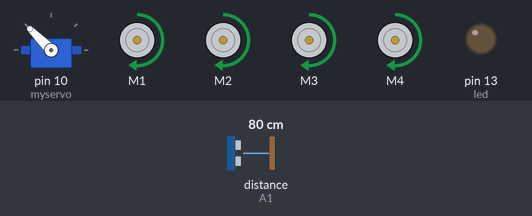
The sketch below on a simulated Arduino Uno, built with avr-gcc and run on an emulated ATmega328P. On the bench: servo, 4 × DC motor (green arrow = forward, orange = backward, longer = faster), output pins drawn as LEDs (lit = HIGH). Inputs (shaded band) come from the test bench; at power-on: distance to the obstacle (sensor on A1) 80 cm.

Above: at 1.85 s.
2.3 s: distance to the obstacle (sensor on A1) set to 53 cm
5.3 s: distance to the obstacle (sensor on A1) set to 44 cm
At 5.93 s:
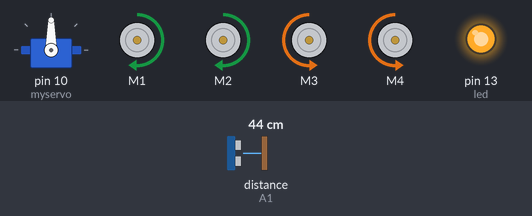
8.3 s: distance to the obstacle (sensor on A1) set to 32 cm
11.3 s: distance to the obstacle (sensor on A1) set to 28 cm
At 11.9 s:
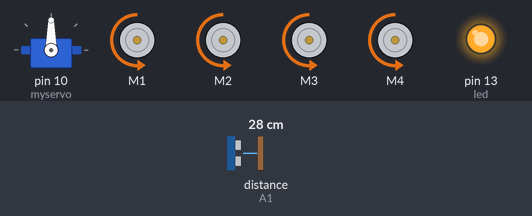
14.3 s: distance to the obstacle (sensor on A1) set to 35 cm
At 15.14 s:
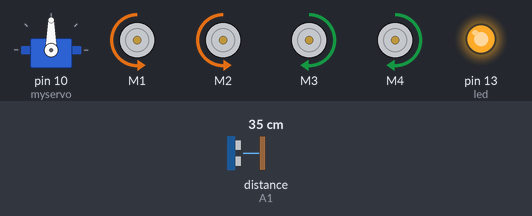
17.3 s: distance to the obstacle (sensor on A1) set to 2 cm
At 18.33 s:
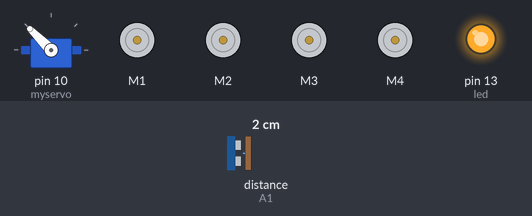
Timing chart, 0 to 21.3 s (numbered marks = the images above; inputs shaded):
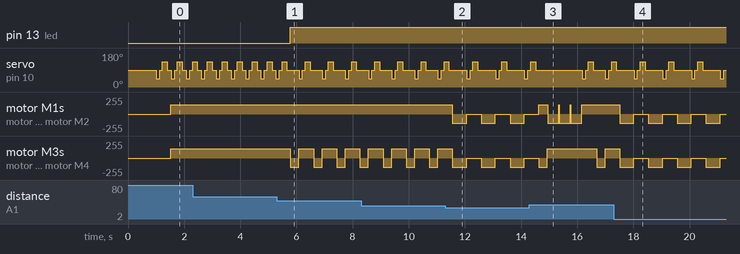

The sketch:

code_robot.ino
```cpp
#include <AFMotor.h>
#include <Servo.h>
#include <NewPing.h>
#define chanPhat A0
#define chanThu A1
#define tocDoMax 140
#define tocDoMin 50
#define khoangCachMax 300
#define khoangCachGioiHan 50
#define khoangCachDung 30
#define led 13
NewPing camBien(chanPhat, chanThu, khoangCachMax);

AF_DCMotor motor1(1, MOTOR12_1KHZ); // tao dong co trai 1
AF_DCMotor motor2(2, MOTOR12_1KHZ); // tao dong co trai 2
AF_DCMotor motor3(3, MOTOR34_1KHZ); // tao dong co phai 1
AF_DCMotor motor4(4, MOTOR34_1KHZ); // tao dong co phai 2
Servo myservo;
int khoangCachTrai, khoangCachPhai, khoangCachTruoc;
int khoangCach = 0;

void setup() {
  myservo.attach(10); // Khai báo chân servo
  myservo.write(90);
  delay(1000);
  pinMode(led, OUTPUT);
}

void loop() {
  quayServo();
}

void quayServo(){
  myservo.write(45);
  delay(50);
  khoangCachPhai = docKhoangCach();
  myservo.write(90);
  delay(100);
  myservo.write(135);
  delay(50);
  khoangCachTrai = docKhoangCach();
  delay(50);
  myservo.write(90);
  delay(50);
  khoangCachTruoc = docKhoangCach();
  soSanhTraiTruocPhai();
  }
void soSanhTraiTruocPhai() {
  if (khoangCachTruoc < khoangCachDung) {
    luiSau();
    delay(5);
    dungLai();
    myservo.write(90);
    delay(5);
    quayServo();
    if (khoangCachTrai > khoangCachPhai) {
      quayTrai();
    } else if (khoangCachPhai > khoangCachTrai) {
      quayPhai();
    }
    delay(5);
  } else if (khoangCachTrai < khoangCachGioiHan) {
    quayNuaPhai();
  } else if (khoangCachPhai < khoangCachGioiHan) {
    quayNuaTrai();
  } else
    tienTruoc();
  delay(5);
}

int docKhoangCach() {
  delay(70);
  unsigned int doKhoangCach = camBien.ping();
  int quangDuong = doKhoangCach / US_ROUNDTRIP_CM;
  return quangDuong;
}

void dungLai() {
  motor1.run(RELEASE);
  motor2.run(RELEASE);
  motor3.run(RELEASE);
  motor4.run(RELEASE);
  digitalWrite(led, HIGH);
}

void tienTruoc() {
  motor1.run(FORWARD);
  motor1.setSpeed(tocDoMax);
  motor2.run(FORWARD);
  motor2.setSpeed(tocDoMax);
  motor3.run(FORWARD);
  motor3.setSpeed(tocDoMax);
  motor4.run(FORWARD);
  motor4.setSpeed(tocDoMax);
  digitalWrite(led, LOW);
  delay(5);
}

void luiSau() {
  motor1.run(BACKWARD);
  motor1.setSpeed(tocDoMax);
  motor2.run(BACKWARD);
  motor2.setSpeed(tocDoMax);
  motor3.run(BACKWARD);
  motor3.setSpeed(tocDoMax);
  motor4.run(BACKWARD);
  motor4.setSpeed(tocDoMax);
  digitalWrite(led, HIGH);
  delay(500);
}
void quayPhai() {
  motor1.run(FORWARD);
  motor1.setSpeed(tocDoMax);
  motor2.run(FORWARD);
  motor2.setSpeed(tocDoMax);
  motor3.run(BACKWARD);
  motor3.setSpeed(tocDoMax);
  motor4.run(BACKWARD);
  motor4.setSpeed(tocDoMax);
  digitalWrite(led, HIGH);
  delay(400);
  motor1.run(FORWARD);
  motor2.run(FORWARD);
  motor3.run(FORWARD);
  motor4.run(FORWARD);
}
void quayTrai() {
  motor1.run(BACKWARD);
  motor1.setSpeed(tocDoMax);
  motor2.run(BACKWARD);
  motor2.setSpeed(tocDoMax);
  motor3.run(FORWARD);
  motor3.setSpeed(tocDoMax);
  motor4.run(FORWARD);
  motor4.setSpeed(tocDoMax);
  digitalWrite(led, HIGH);
  delay(400);
  motor1.run(FORWARD);
  motor2.run(FORWARD);
  motor3.run(FORWARD);
  motor4.run(FORWARD);
}
void quayNuaPhai() {
  motor1.run(FORWARD);
  motor1.setSpeed(tocDoMax);
  motor2.run(FORWARD);
  motor2.setSpeed(tocDoMax);
  motor3.run(BACKWARD);
  motor3.setSpeed(tocDoMax);
  motor4.run(BACKWARD);
  motor4.setSpeed(tocDoMax);
  digitalWrite(led, HIGH);
  delay(300);
  motor1.run(FORWARD);
  motor2.run(FORWARD);
  motor3.run(FORWARD);
  motor4.run(FORWARD);
}
void quayNuaTrai() {
  motor1.run(BACKWARD);
  motor1.setSpeed(tocDoMax);
  motor2.run(BACKWARD);
  motor2.setSpeed(tocDoMax);
  motor3.run(FORWARD);
  motor3.setSpeed(tocDoMax);
  motor4.run(FORWARD);
  motor4.setSpeed(tocDoMax);
  digitalWrite(led, HIGH);
  delay(300);
  motor1.run(FORWARD);
  motor2.run(FORWARD);
  motor3.run(FORWARD);
  motor4.run(FORWARD);
}
```

Measured:
- the behaviour switches between 49 and 48 cm on distance to the obstacle (sensor on A1) (found by bisection; images 0 and 1)
- the behaviour switches between 30 and 29 cm on distance to the obstacle (sensor on A1) (found by bisection; images 1 and 2)
- after the input at 5.3 s, pin 13 (led): LOW → HIGH after 0.49 s; motor M3, motor M4: alternates forward 140/255 for 0.53 s and backward 140/255 for 0.30 s, starting after 0.49 s
- after the input at 11.3 s, motor M1, motor M2: alternates backward 140/255 for 0.51 s and stopped for 0.52 s, starting after 0.26 s
- after the input at 14.3 s, motor M3, motor M4: backward 140/255 → forward 140/255 after 0.64 s, → backward 140/255 1.8 s later, → forward 140/255 0.30 s later
- after the input at 17.3 s, motor M1, motor M2: alternates backward 140/255 for 0.51 s and stopped for 0.52 s, starting after 0.21 s
- by itself, servo on pin 10 (myservo): repeats every 1.0 s: 45° 0.12 s, 90° 0.10 s, 135° 0.17 s, 90° 0.63 s
